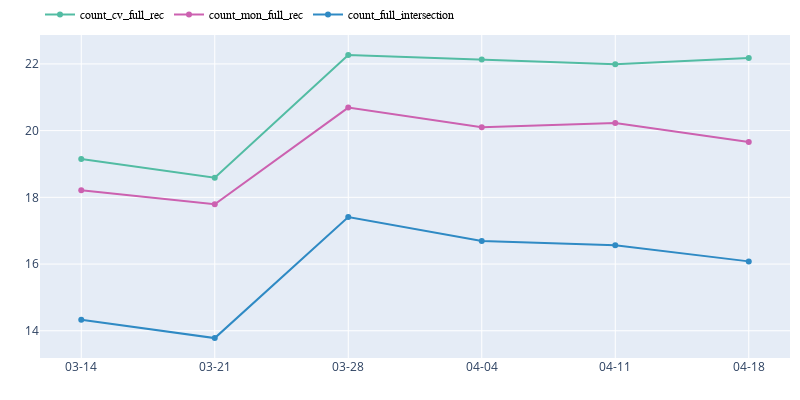

Notebook code for this chart:
### Code cell
fig = px.line(pivot_days,
              x=pivot_days.dt_create.unique().tolist(),
              y=['count_cv_full_rec', "count_mon_full_rec",
                  'count_full_intersection'],
              title='',
              color_discrete_sequence=[px.colors.qualitative.Vivid[2], px.colors.qualitative.Vivid[4], px.colors.qualitative.Vivid[7]],
              width=800,
              height=400)

fig.update_yaxes(visible=True, showticklabels=True, title='')
fig.update_xaxes(type='category', fixedrange=False,
                 showspikes=True, showticklabels=True, title='')
fig.update_traces(
    mode="markers+lines+text", 
    hovertemplate=None,
    textposition='top center',
)
fig.update_layout(
    hovermode="x unified", 
    hoverlabel=dict(
        namelength=-1,
        bordercolor="White"), 
    margin=dict(l=10, r=10, t=20, b=0),
    legend=dict(
        orientation="h",
        yanchor="bottom",
        y=1.02,
        xanchor="left",
        x=0,
    title='',
    title_font_family="Verdana",
    font=dict(
        family="Sans-serif",
        size=12,
        color="black"
        ),
    bordercolor="Black",
    bgcolor=None,
)
)
fig.show()

### Figure 1 — Plotly figure (JSON) as saved in the notebook; plotly's stock layout.template omitted (floating-point values rounded to 4 significant figures)
{"data": [{"legendgroup": "count_cv_full_rec", "line": {"color": "rgb(82, 188, 163)", "dash": "solid"}, "marker": {"symbol": "circle"}, "mode": "markers+lines+text", "name": "count_cv_full_rec", "orientation": "v", "showlegend": true, "textposition": "top center", "type": "scatter", "x": ["03-14", "03-21", "03-28", "04-04", "04-11", "04-18"], "xaxis": "x", "y": [19.15, 18.59, 22.27, 22.13, 21.99, 22.18], "yaxis": "y"}, {"legendgroup": "count_mon_full_rec", "line": {"color": "rgb(204, 97, 176)", "dash": "solid"}, "marker": {"symbol": "circle"}, "mode": "markers+lines+text", "name": "count_mon_full_rec", "orientation": "v", "showlegend": true, "textposition": "top center", "type": "scatter", "x": ["03-14", "03-21", "03-28", "04-04", "04-11", "04-18"], "xaxis": "x", "y": [18.21, 17.79, 20.69, 20.1, 20.23, 19.66], "yaxis": "y"}, {"legendgroup": "count_full_intersection", "line": {"color": "rgb(47, 138, 196)", "dash": "solid"}, "marker": {"symbol": "circle"}, "mode": "markers+lines+text", "name": "count_full_intersection", "orientation": "v", "showlegend": true, "textposition": "top center", "type": "scatter", "x": ["03-14", "03-21", "03-28", "04-04", "04-11", "04-18"], "xaxis": "x", "y": [14.33, 13.78, 17.41, 16.69, 16.56, 16.08], "yaxis": "y"}], "layout": {"height": 400, "hoverlabel": {"bordercolor": "White", "namelength": -1}, "hovermode": "x unified", "legend": {"bordercolor": "Black", "font": {"color": "black", "family": "Sans-serif", "size": 12}, "orientation": "h", "title": {"font": {"family": "Verdana"}, "text": ""}, "tracegroupgap": 0, "x": 0, "xanchor": "left", "y": 1.02, "yanchor": "bottom"}, "margin": {"b": 0, "l": 10, "r": 10, "t": 20}, "width": 800, "xaxis": {"anchor": "y", "domain": [0, 1], "fixedrange": false, "showspikes": true, "showticklabels": true, "title": {"text": ""}, "type": "category"}, "yaxis": {"anchor": "x", "domain": [0, 1], "showticklabels": true, "title": {"text": ""}, "visible": true}}}
